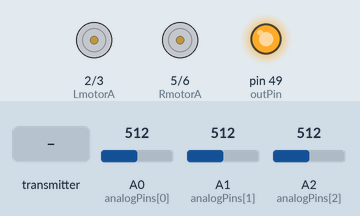
A sketch run on a simulated Arduino Mega 2560, built with avr-gcc and run on an emulated ATmega2560. Parts: motor-driver pin pairs drawn as motors (green arrow = first pin HIGH = forward, orange = second pin HIGH = backward, longer = more drive), output pins drawn as LEDs (lit = HIGH). The inputs (shaded band) are chosen by the test bench; at power-on: A0 (analogPins[0]) = 512, A1 (analogPins[1]) = 512, A2 (analogPins[2]) = 512. No radio packets arrive unless stated; what the sketch prints to the serial monitor is not drawn.

Above: at 1.2 s.
1.3 s: the transmitter starts sending Y = 512
At 4.0 s:
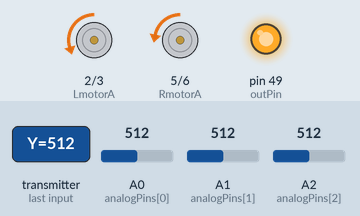
4.3 s: the transmitter starts sending X = 1023
At 5.6 s:
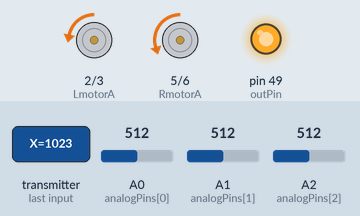
Timing chart, 0 to 7.3 s (numbered marks = the images above; inputs shaded):
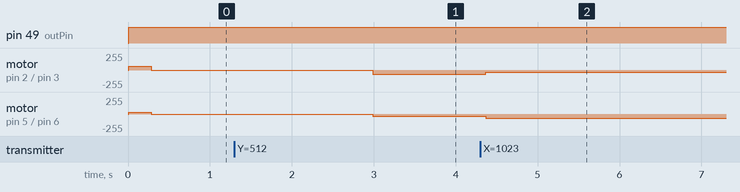

The sketch:

lawnRoverRec2.ino
```cpp
#include <Servo.h>
#include <SPI.h>
#include "nRF24L01.h"
#include "RF24.h"


// Motor pins

#define LmotorA             2  // Left  motor H bridge, input A
#define LmotorB             3  // Left  motor H bridge, input B
#define RmotorA             5  // Right motor H bridge, input A
#define RmotorB             6  // Right motor H bridge, input B

int LeftPWMA; //PWM value for left motor speed / brake
int LeftPWMB; //PWM value for left motor speed / brake
int RightPWMA; //PWM value for right motor speed / brake
int RightPWMB; //PWM value for right motor speed / brake

int outPin = 49; //motor controller power relay

// nRF24L01 radio
RF24 radio(9, 53);
const uint64_t pipes[2] =
{
	0xF0F0F0F0E1LL, 0xF0F0F0F0D2LL
};


// Timer
#define runEvery(t) for (static typeof(t) _lasttime;(typeof(t))((typeof(t))millis() - _lasttime) > (t);_lasttime += (t))


// Structs for communication
typedef struct
{
	int X;
	int Y;
	int Z;
	int A;
	int B;
	int C;
	int D;
}
struct1_t;
struct1_t remote;

typedef struct
{
	float motors;
	int batRover;
}
struct2_t;
struct2_t rover;

// analog pins
int analogPins[3] = {A0, A1, A2}; //A0 Bat, A1= Rght motor current, A2 = Lft motor current
int analogReadings[3];

// Other stuff...
byte current;
byte battery;
unsigned long startTime;
unsigned long endTime;
int time;

void setup()
{
	Serial.begin(115200);
	// Setup radio
	radio.begin();
	radio.setPALevel( RF24_PA_MAX ) ;
	radio.setDataRate(RF24_1MBPS);
	//radio.setDataRate(RF24_250KBPS);
	//radio.enableDynamicPayloads() ;
	//radio.setAutoAck(true);
	//radio.setPayloadSize(14);
	radio.openWritingPipe(pipes[1]);
	radio.openReadingPipe(1, pipes[0]);
	radio.startListening();


//Output pins
     pinMode(outPin, OUTPUT); //motor controller relay pin 49
//  pinMode(redLed, OUTPUT);  // error led (red)
//  pinMode(orangeLeds, OUTPUT); // orange leds
// pinMode(headlight, OUTPUT); // white leds
// pinMode(blueLed, OUTPUT); // blue led
//  pinMode(buzzer, OUTPUT); // buzzer
//
}

void loop(void)
{
	startTime = millis();

	// Radio
	runEvery(75)     // running this code to often leads to dropped packets
	{
		//   Serial.println("listening");
		radio.stopListening();
		bool ok = radio.write( &rover, sizeof(rover) );
		radio.startListening();

		unsigned long started_waiting_at = millis();
		bool timeout = false;
		while ( ! radio.available() && ! timeout )
			//if (millis() - started_waiting_at > 1+(radio.getMaxTimeout()/1000) )
			if (millis() - started_waiting_at > 200 )
				timeout = true;

		if ( timeout )          // no wireless connection
		{
			Serial.println("Failed, response timed out.");
			stopped();

		}
		else
		{
			radio.read( &remote, sizeof(remote) );
		}
	}
	// end of radio stuff


// Analog reading: checking battery voltage and motor current
	for (int i = 0; i < 3; i += 1)
	{
		analogRead(analogPins[i]);                      // don't use first reading
		analogReadings[i] = analogRead(analogPins[i]);
	}

	// Add all motor currents (to sent to remote control)
	rover.motors = (analogReadings[1]);// + analogReadings[2]) / 2;
	rover.batRover = analogReadings[2];//((514- analogReadings[1])*36.76/1023);
	//rover.batRover = ((analogReadings[2] - 514) * 36.76 / 1023);
	// Check if a motor is stalled
	if (analogReadings[1] > 980 || analogReadings[2] > 980 || analogReadings[1] < 50 || analogReadings[2] < 50)//2 amps
	{
		current = LOW;
	  //  digitalWrite(outPin, LOW); //de-activate motor controller
	}
	else
	{
		Serial.print("analogReadings[0]");
		Serial.println(analogReadings[0]);
		Serial.print("analogReadings[1]");
		Serial.println(analogReadings[1]);
		Serial.print("analogReadings[2]");
		Serial.println(analogReadings[2]);
		current = HIGH;
		  digitalWrite(outPin, HIGH); //activate motor controller
	}

	/* // Check 2S Lipo battery voltage
	 rover.batRover = analogReadings[0] / 102.3;  // 1023 = 10V
	 if(rover.batRover > 7)
	 {
	   digitalWrite(redLed, LOW);
	   battery = HIGH;
	 }
	 else
	 {
	   battery = LOW;
	   digitalWrite(redLed, HIGH);
	 }
	*/
	// End of analog readings


	//current = HIGH; //temp
	battery = HIGH; //temp
	if(battery == HIGH && current == HIGH) //battery == ok, motor current == ok
	{
		if (remote.Z == LOW)   // driving mode
		{
			Serial.println("driving mode");

			if (remote.X >= 510 && remote.X <= 516 && remote.Y >= 485 && remote.Y <= 490 )    // joystick is centered
			{
				Serial.println("centered");
				stopped();
			}

			if (remote.Y > 480 && remote.Y < 505 && remote.X < 490)                  // hard left = left motors backward, right motors forward
			{


					LeftPWMA = 0; //
					LeftPWMB = 60; //
					RightPWMA = 60; //
					RightPWMB = 0; //
					//turnLeft();
					drive();
			}

			if (remote.Y > 480 && remote.Y < 505 && remote.X > 520)                  // hard right = left motors forward, right motors backward
			{
				LeftPWMA = 60; //
				LeftPWMB = 0; //
				RightPWMA = 0; //
				RightPWMB = 60; //
				//turnRight();
				drive();
			}

			if (remote.Y > 505 && remote.X > 480 && remote.X < 520)               // joystick forward = all motors forward
			{
					LeftPWMA = 0; // analogWrite(LmotorA, 0);
					LeftPWMB = 60; //  analogWrite(LmotorB, 80);
					RightPWMA = 0; // analogWrite(RmotorA, 0);
					RightPWMB = 60; //  analogWrite(RmotorB, 80);
					drive();
			}

			if (remote.Y < 485 && remote.X > 500 && remote.X < 520)               // joystick backward = all motors backward
			{
				LeftPWMA = 60;
				LeftPWMB = 0; //
				RightPWMA = 60; //
				RightPWMB = 0; //
				drive();
			}

			if (remote.Y > 495 && (remote.X < 505 || remote.X > 520))              // forward turning
			{
				if (remote.X < 510)
				{  					//left forward turning
					Serial.println("left");
					LeftPWMA = 0; //
					LeftPWMB = 60; //
					RightPWMA = 0; //
					RightPWMB = 30; //
					drive();
				}
				if (remote.X > 515)
				{					//right forward turning
					Serial.println("right");
					LeftPWMA = 0; //
					LeftPWMB = 30; //
					RightPWMA = 0; //
					RightPWMB = 60; //
					//   forward();
					drive();
				}
			}

			if (remote.Y < 480 && (remote.X < 516 || remote.X > 505))              // backward turning
			{
				if (remote.X < 505) // turn left reverse
				{
					LeftPWMA = 60;
					LeftPWMB = 0;
					RightPWMA = 30;
					RightPWMB = 0;
					backward();
				}
				if (remote.X > 520) // turn right reverse
				{
					LeftPWMA = 60;
					LeftPWMB = 0;
					RightPWMA = 30;
					RightPWMB = 0;
					backward();
				}
			}


		} // end of driving mode

	}


	else  //starter motor z button pressed
	{
		Serial.print("remote.Z = ");
		Serial.println(remote.Z);
		notmove();
		//   blinkOrangeLeds();

	}


	endTime = millis();
	time = endTime - startTime;


	/* // serial printing
	runEvery(250)
	{
		Serial.print("remote.X = ");
		Serial.println(remote.X);
		Serial.print("remote.Y = ");
		Serial.println(remote.Y);
		Serial.print("remote.Z = ");
		Serial.println(remote.Z);
		// Serial.println(rover.batRover);
		Serial.print("time = ");
		Serial.println(time);
	   for (int i=0; i<2; i +=1)
		  {
		    Serial.print("PulseM = ");
		    Serial.println(PulseM[i]);
		    Serial.print("PWMM = ");
		    Serial.println(PWMM[i]);


		  }
		// end of serial printing
	}*/

}

/*void M1encoder()
{
  PulseM[0]=micros()-TimeM[0];              // time between last state change and this state change
  TimeM[0]=micros();                        // update TimeM[0] with time of most recent state change
}

void M2encoder()
{
  PulseM[1]=micros()-TimeM[1];
  TimeM[1]=micros();
}*/


void stopped()
{
//  for(int i=0; i<2; i++)
	{
//   PWMM[i] = 0;
//   analogWrite(PWMpinM[i], PWMM[i]);
		Serial.println("STOPPED");
		analogWrite(LmotorA, 0);
		analogWrite(LmotorB, 0);
		analogWrite(RmotorA, 0);
		analogWrite(RmotorB, 0);
	}
}
void notmove()
{
//  for(int i=0; i<2; i++)
	{
		Serial.println("not going");
	}
}

void drive()
{
	Serial.println("forward");
//  for(int i=0; i<2; i++)
	{
		analogWrite(LmotorA, LeftPWMA);
		analogWrite(LmotorB, LeftPWMB);
		analogWrite(RmotorA, RightPWMA);
		analogWrite(RmotorB, RightPWMB);
	}
//  digitalWrite(orangeLeds, LOW);
}

/*void forward()
{
  Serial.println("forward");
  {
    analogWrite(LmotorA, LeftPWMA);
    analogWrite(LmotorB, LeftPWMB);
    analogWrite(RmotorA, RightPWMA);
    analogWrite(RmotorB, RightPWMB);
  }
//  digitalWrite(orangeLeds, LOW);
}
*/

void backward()
{
	Serial.println("backward");

	{
		analogWrite(LmotorA, LeftPWMA);
		analogWrite(LmotorB, LeftPWMB);
		analogWrite(RmotorA, RightPWMA);
		analogWrite(RmotorB, RightPWMB);
	}
}

void turnLeft()
{
	Serial.println("left");
	{
		analogWrite(LmotorA, LeftPWMA);
		analogWrite(LmotorB, LeftPWMB);
		analogWrite(RmotorA, RightPWMA);
		analogWrite(RmotorB, RightPWMB);
	}
}

void turnRight()
{
	Serial.println("right");
	{
		analogWrite(LmotorA, LeftPWMA);
		analogWrite(LmotorB, LeftPWMB);
		analogWrite(RmotorA, RightPWMA);
		analogWrite(RmotorB, RightPWMB);
	}
}

/*void blinkOrangeLeds()
{
  runEvery(200)
  {
    if (orangeLedState == LOW)
      orangeLedState = HIGH;
    else
      orangeLedState = LOW;
  }
  digitalWrite(orangeLeds, orangeLedState);
}
*/
/*
void pwmMotors()
{
  for (int i=0; i<2; i++)
  {
    lastPulseM[i] = micros() - TimeM[i];
    if (lastPulseM[i] > targetPulse[i])
    {
      PWMM[i]+=2;
      if(PWMM[i] > 80)                   // Max pwm = 80
      {
        PWMM[i] = 80;
      }
    }
    if (lastPulseM[i] < targetPulse[i])
    {
      PWMM[i]-=2;
      if (PWMM[i] < 0)
      {
        PWMM[i] = 0;
      }
    }
  }
}
*/
```

Measured:
- after the input at 1.3 s, motor on pin 2 (LmotorA) / pin 3 (LmotorB): stopped → backward 60/255 after 1.7 s; motor on pin 5 (RmotorA) / pin 6 (RmotorB): stopped → backward 30/255 after 1.7 s
- after the input at 4.3 s, motor on pin 2 (LmotorA) / pin 3 (LmotorB): backward 60/255 → backward 30/255 after 0.07 s; motor on pin 5 (RmotorA) / pin 6 (RmotorB): backward 30/255 → backward 60/255 after 0.07 s
